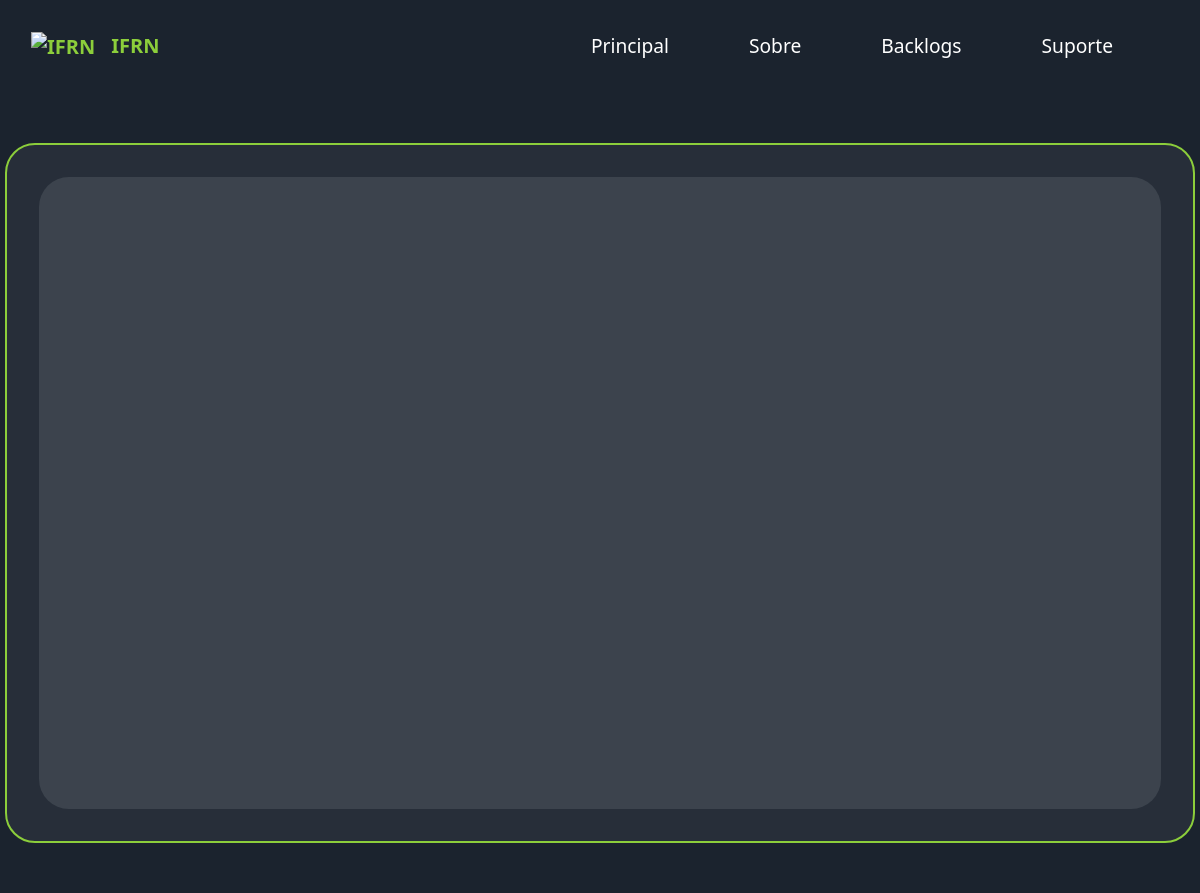
The page /backlogs/ on the database as committed earlier.
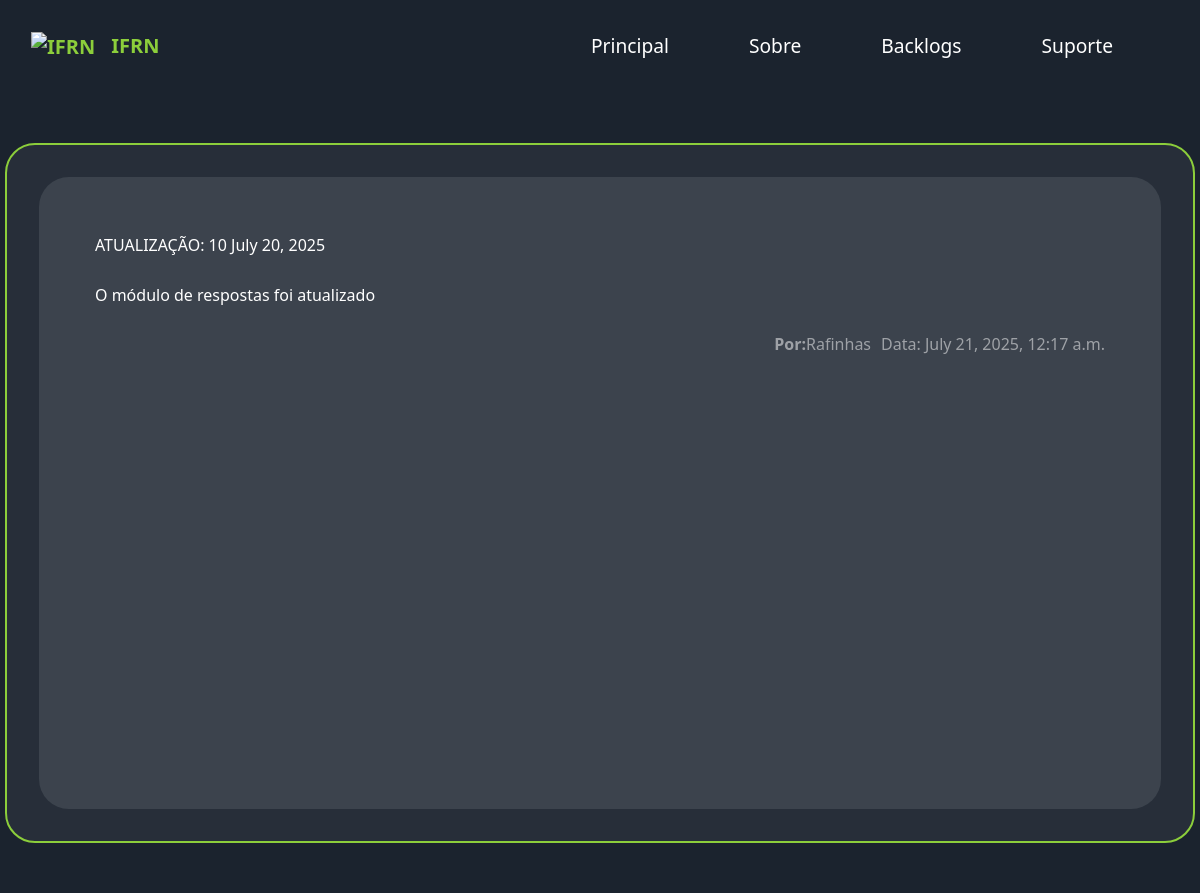
The same page on the database as committed later.
### app/models.py (models this page shows, shortened)
class Backlogs(models.Model):
    num_versao = models.IntegerField(unique=True, null=True)
    data_postagem = models.DateField(auto_now_add=True)
    data_alteracao = models.DateTimeField(auto_now_add=False)
    descricao = models.TextField(null=False, blank=False)
    dev_responsavel = models.CharField(max_length=255, blank=False)

### app/views.py (the view)
# urls.py: path('backlogs/', att_backlogs, name="backlogs"),
def att_backlogs(request):
    backlogs = Backlogs.objects.all()
    context = {
        'backlogs': backlogs
    }
    return render(request, "app/backlogs.html", context)

### app/templates/app/backlogs.html
{% extends 'base.html' %}
{% block center %}
<div class="main_container"
    style="
    background-color: #1B232E;
    width: 100%;
    display: flex;
    justify-content: center;
    align-items: center;
    height: 100vh;
    color: white;
    font-family: system-ui, -apple-system, BlinkMacSystemFont, 'Segoe UI', Roboto, Oxygen, Ubuntu, Cantarell, 'Open Sans', 'Helvetica Neue', sans-serif;
    padding: 5px;">
    <div class="frame_container"
    style="
    display: flex;
    align-items: center;
    justify-content: center;
    width: 1200px;
    height: 700px;
    border-radius: 30px;
    background-color: rgba(240, 255, 255, 0.05);
    border: solid 2px #8CCE3B;
    padding: 2rem;
    ">
        <div class="backlogs"
        style="
            display: flex;
            flex-direction: column;
            align-items: start;
            justify-content: start;
            text-align: justify;
            background-color: rgba(240, 255, 255, 0.1);
            width: 100%;
            height: 100%;
            border-radius: 30px;
            padding: 3.5rem;
            "
        >
            {% for backlog in backlogs %}
                <div class="backlog-item versao"
                    style=" align-self: flex-start; width: 100%; height: 50px;">
                    ATUALIZAÇÃO:
                    {{backlog.num_versao}}
                    {{backlog.data_postagem}}
                </div>
                <div class="backlog-item descricao"
                style=" align-self: flex-start; margin-bottom: 25px;">
                    {{backlog.descricao}}
                </div>
                <div class="backlog-item responsavel_e_data"
                style=" align-self: flex-end; display: flex; align-items: end; justify-content: end; opacity: 50%; margin-bottom: 20px;">
                    <strong style="padding-inline-start: 10px;">Por:</strong>
                    {{backlog.dev_responsavel}}
                    <strongs style="padding-inline-start: 10px;">Data:</strong>
                    {{backlog.data_alteracao}}
                </div>
            {% endfor %}
    </div>
    </div>
</div>
{% endblock %}

Rows that differ between the two databases and show on the page:
added Backlogs: num_versao "10", data_postagem "July 20, 2025", descricao "O módulo de respostas foi atualizado", dev_responsavel "Rafinhas", data_alteracao "July 21, 2025, 12:17 a.m."
